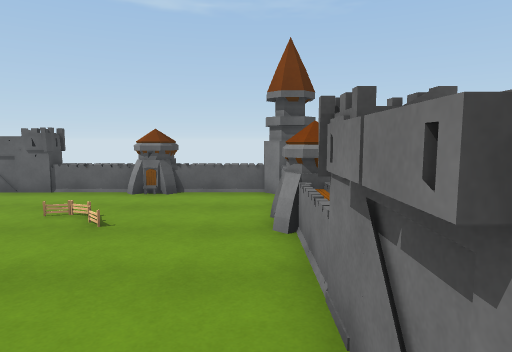
view 1 (above)

16 first-person views from a walk through a 3-D level made in the Unity game engine. The camera is 1.5 m above the floor, tilts 6° down and sees 75° across. The floor is counted in squares, 1 m on a side. Each view is taken from the middle of a square. On the plan, view 1 faces up. The plan holds only what a view shows up to about 15 squares ahead; the rest is blank. Some animated figures are left out.

view 2
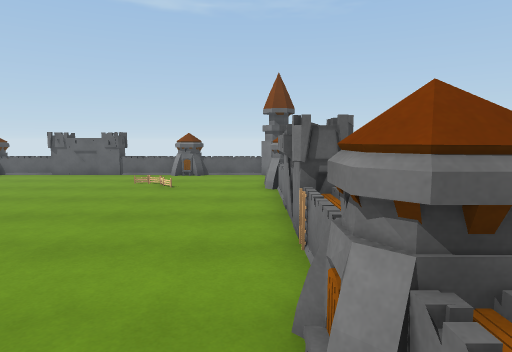

view 3
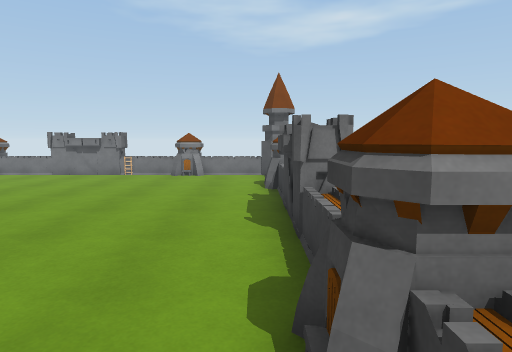

view 4
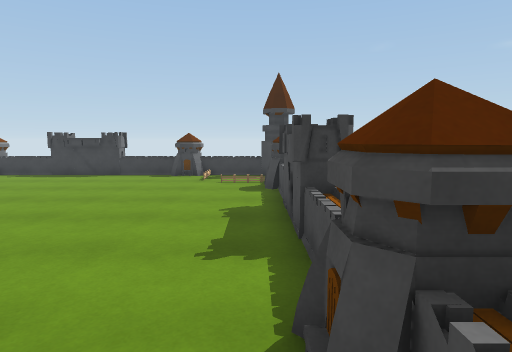

view 5
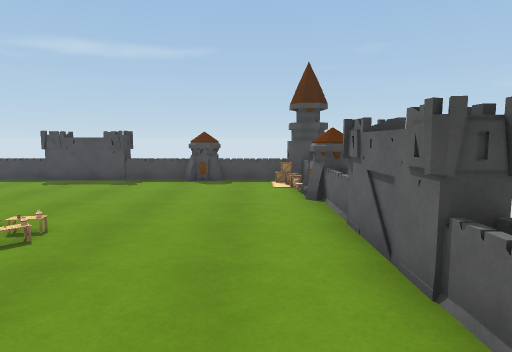

view 6
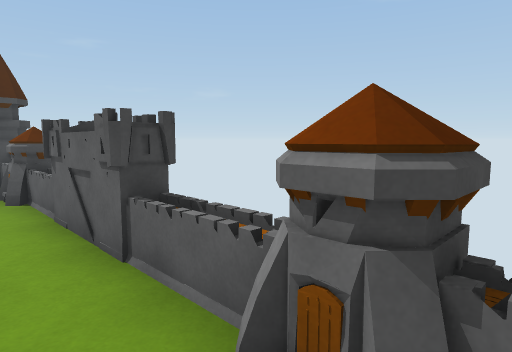

view 7
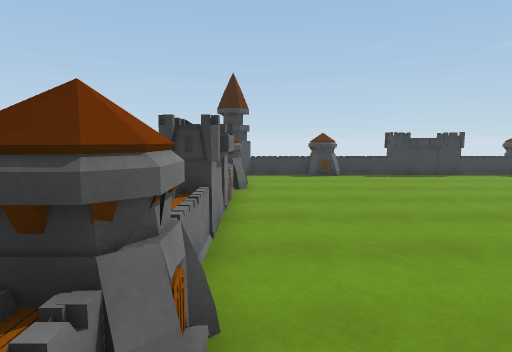

view 8
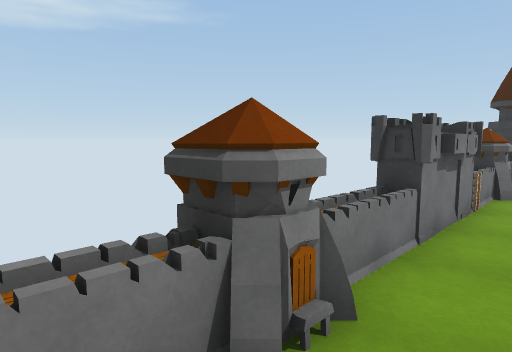

view 9
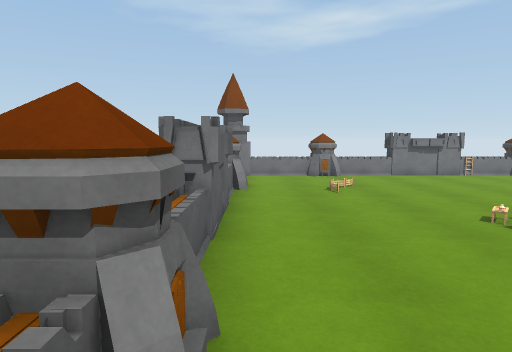

view 10
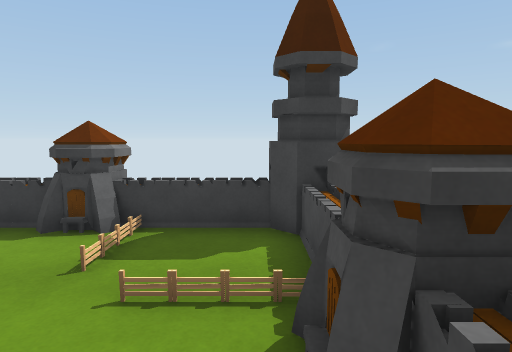

view 11
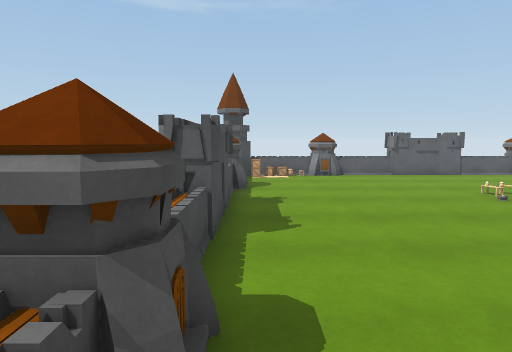

view 12
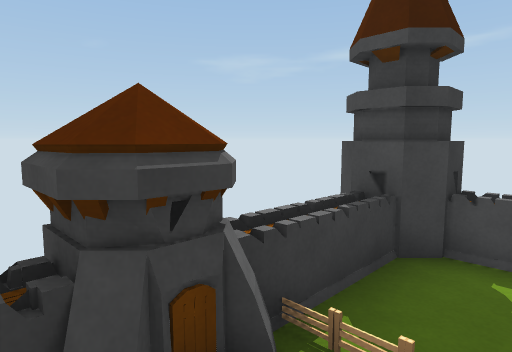

view 13
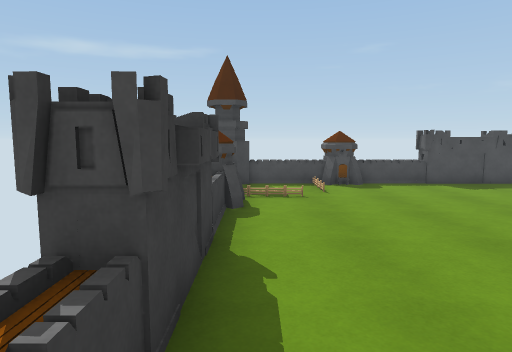

view 14
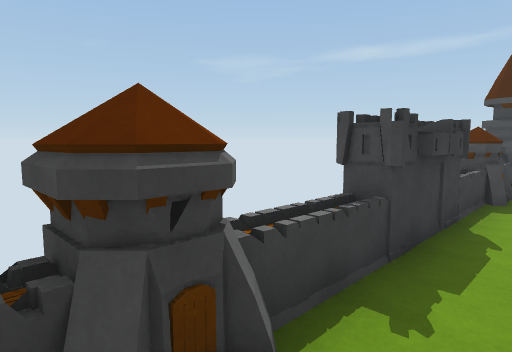

view 15
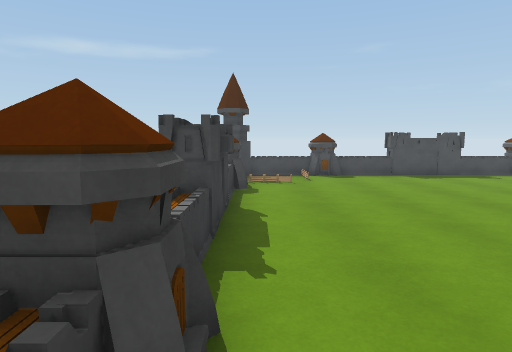

view 16
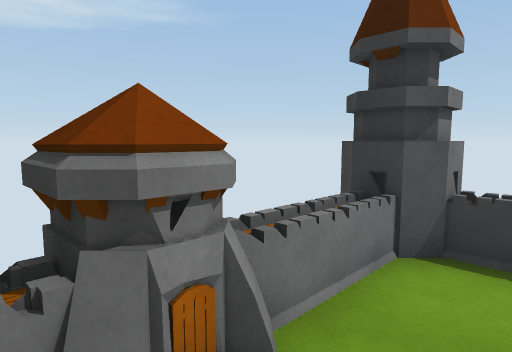

### Floor plan
Key: @ floor where view 1 was taken; # wall or solid block; . main floor; : floor 0.75 m higher than the main floor; / step, stairs or slope; ^ raised ledge; P plank; O other object.
Columns run from 17 left of view 1 to 2 right of it. Each row starts with its distance up from view 1.
 11  O            ##  O
 10 OO  P# OO##  O#P  OO
  9   O...............
  8   ................O
  7  P................P#
  6  #................##
  5   ................O
  4  O................O
  3  O....... ........O
  2  #.......  .......#
  1  #.......  .......#
  0  O...............@O
 -1  O................O
 -2  P................P#
 -3  ^................##
 -4  ://..............P
 -5  :../.............O
 -6  O../............. #
 -7 OOO::^POO##PPO#P  OO
 -8  O#  ##   ##  ##  O

Where each view was taken, in squares from view 1:
view 1: 0 up, 0 right, facing up
view 2: 5 down, 0 right, facing up
view 3: 6 down, 14 left, facing right
view 4: 8 up, 15 left, facing down
view 5: 8 up, 3 left, facing left
view 6: 8 up, 2 left, facing up-left
view 7: 8 up, 0 right, facing down
view 8: 8 up, 1 left, facing down-right
view 9: 9 up, 14 left, facing right
view 10: 1 down, 15 left, facing down
view 11: 5 down, 15 left, facing up
view 12: 5 down, 11 left, facing down-left
view 13: 6 down, 4 left, facing left
view 14: 5 down, 2 left, facing down-left
view 15: 6 down, 1 left, facing left
view 16: 2 down, 1 left, facing down-right
